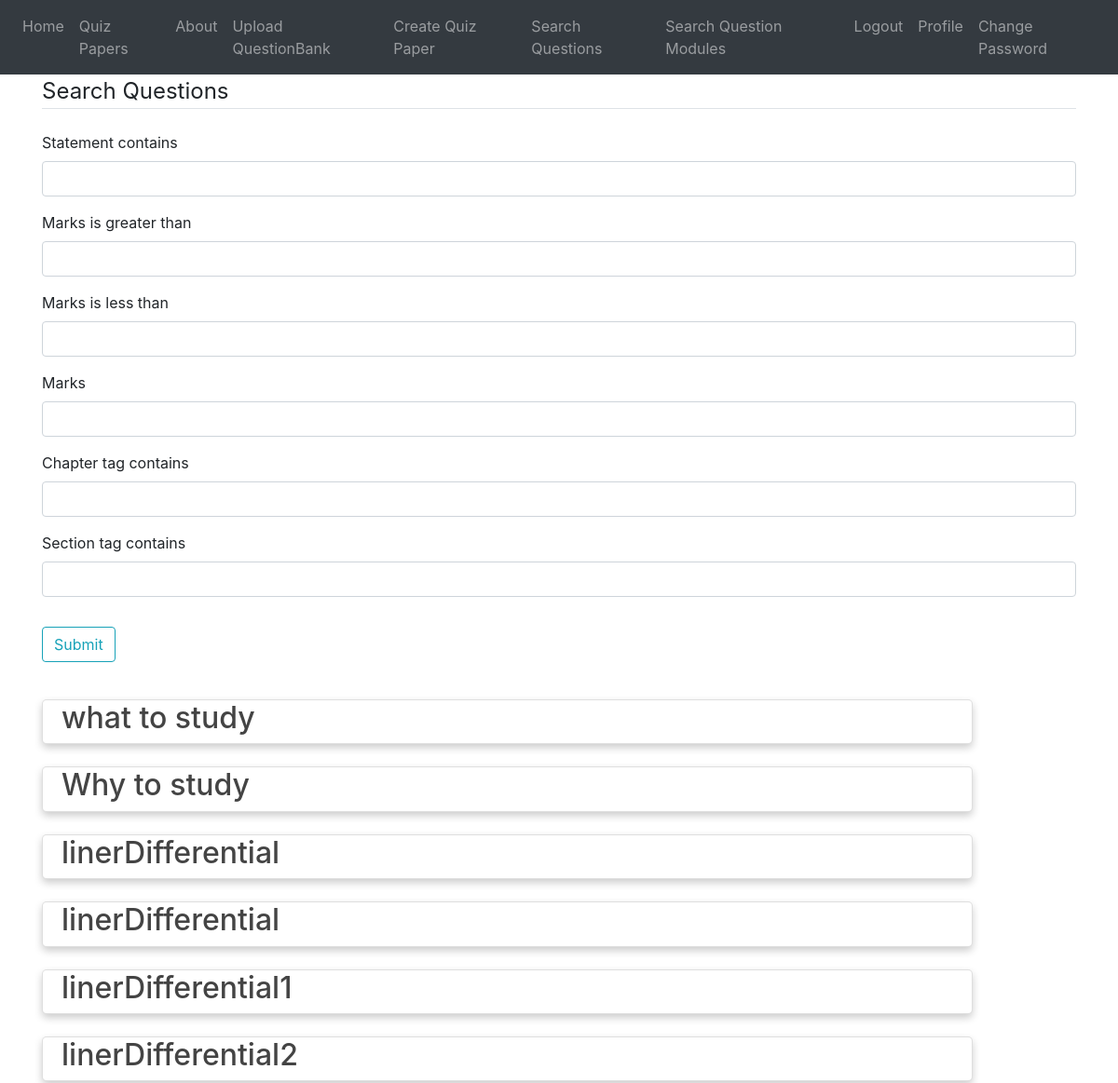
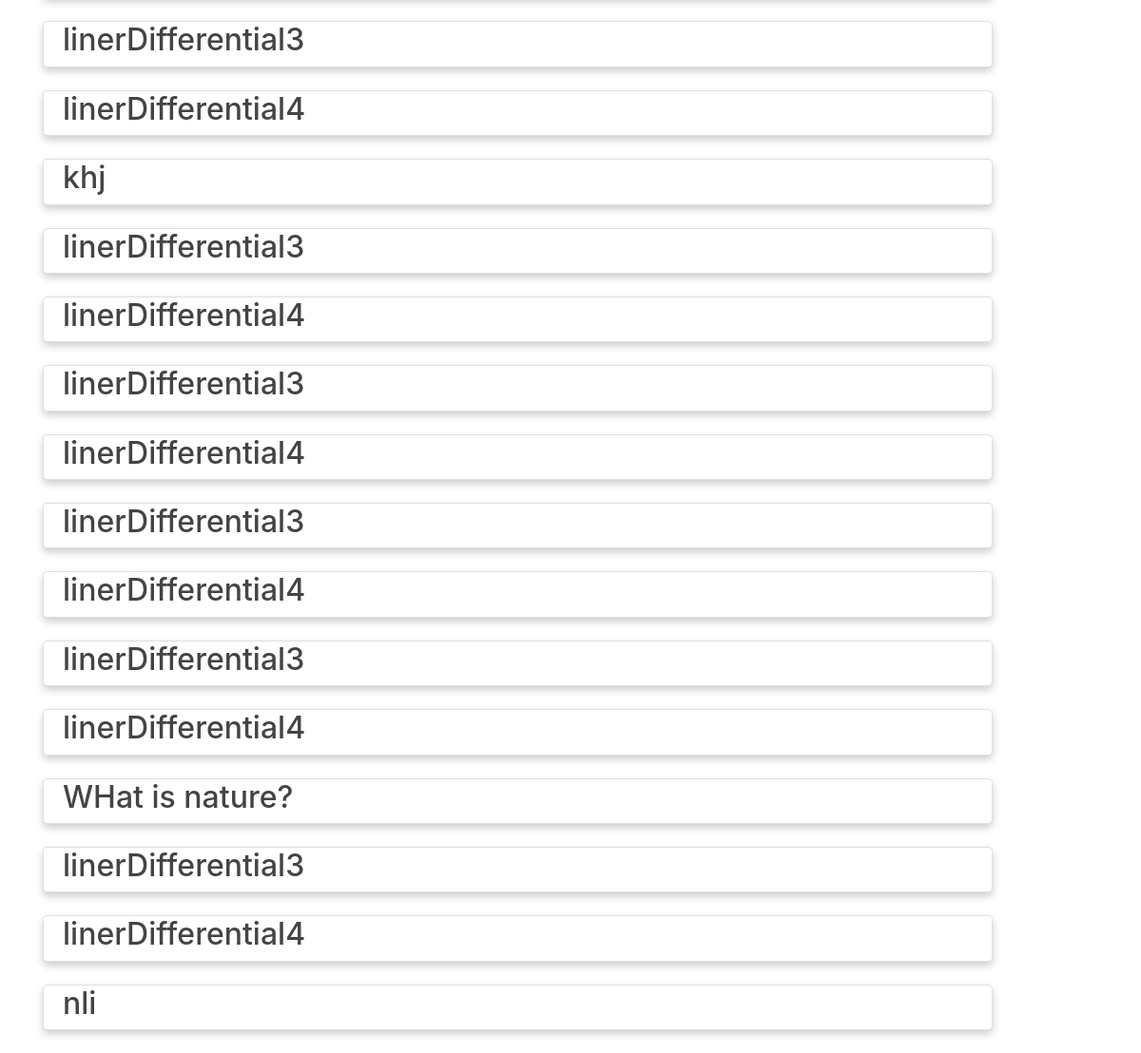
The app's page /searchQuestions/ (signed in) with its own data (2 pictures, top to bottom).
### blog/models.py (models this page shows, shortened)
class Question(models.Model):
    date_posted = models.DateTimeField(default=timezone.now)
    author = models.ForeignKey(User, on_delete=models.CASCADE) #If the user is deleted, its post will also be deleted
    statement = models.TextField()
    answer = models.TextField(blank=True, null=True)
    marks = models.PositiveIntegerField()
    chapter_tag = models.CharField(max_length=1000)
    section_tag = models.CharField(max_length=1000)
    parent = models.PositiveIntegerField(null=True)
    isRoot = models.IntegerField()
    difficulty_Choices = (("Easy","Easy"),("Medium", "Medium"), ("Hard","Hard"))
    difficulty = models.CharField(max_length=9, choices=difficulty_Choices, default="Medium")
    formfield_overrides = {
        models.CharField : {'widget': TextInput(attrs={'size':20})},
        models.TextField : {'widget': Textarea(attrs={'rows':4, 'cols':40})}
    }

### blog/views.py (the view)
# urls.py: path('searchQuestions/', SearchableQuestionListView.as_view(), name='question-search'),
class SearchableQuestionListView(ListView):
    model = Question
    template_name = 'blog/search_questions.html' #<app>/<model>_<ListView>.html
    context_object_name = 'questions'
    ordering = ['date_posted']
    def get_context_data(self, **kwargs):
        context = super().get_context_data(**kwargs)
        context['title'] = "Home"
        context['filter'] = QuestionFilter(self.request.GET, queryset=self.get_queryset())
        return context

### blog/templates/blog/search_questions.html (shortened to what this page needs)
{% extends "blog/base.html" %}
{% load crispy_forms_tags %}
{% block content %}
    <div class="content-section">
            <form method="get" >
                <fieldset class="form-group">
                    <legend class="border-bottom mb-4">Search Questions</legend>
                {{ filter.form| crispy}}
                </fieldset>
                <div class="form-group">
                    <button class="btn btn-outline-info">Submit</button>
                </div>
            </form>
        </div>
    <div>
        <br>
      {% for post in filter.qs %}
        {% if post.author == user %}
        <div class="card">
        <article class="media content-section">
          <div class="media-body">
            <h2><a class="article-title" href="{% url 'post-detail' post.id %}">{{ post.statement }}</a></h2>
          </div>
        </article>
        </div>
        <br>
        {% endif %}
    {% endfor %}
    </div>
{% endblock content %}>

### blog/templates/blog/base.html (style rules this page uses)
.article-title { color: #444444; }
.card { box-shadow: 0 4px 8px 0 rgba(0,0,0,0.2); transition: 0.3s; width: 90%; border-radius: 5px; padding-left : 20px; }

### records on screen
Question: statement "what to study"
Question: statement "Why to study"
Question: statement "linerDifferential"
Question: statement "linerDifferential"
Question: statement "linerDifferential1"
Question: statement "linerDifferential2"
Question: statement "linerDifferential3"
Question: statement "linerDifferential4"
Question: statement "khj"
Question: statement "linerDifferential3"
Question: statement "linerDifferential4"
Question: statement "linerDifferential3"
Question: statement "linerDifferential4"
Question: statement "linerDifferential3"
Question: statement "linerDifferential4"
Question: statement "linerDifferential3"
Question: statement "linerDifferential4"
Question: statement "WHat is nature?"
Question: statement "linerDifferential3"
Question: statement "linerDifferential4"
Question: statement "nli"
